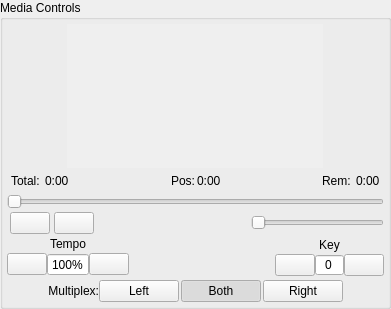
              <widget class="QGroupBox" name="cdgGroupBox">
               <property name="sizePolicy">
                <sizepolicy hsizetype="Preferred" vsizetype="Minimum">
                 <horstretch>0</horstretch>
                 <verstretch>0</verstretch>
                </sizepolicy>
               </property>
               <property name="baseSize">
                <size>
                 <width>256</width>
                 <height>216</height>
                </size>
               </property>
               <property name="title">
                <string>Media Controls</string>
               </property>
               <layout class="QVBoxLayout" name="verticalLayout_10">
                <property name="spacing">
                 <number>3</number>
                </property>
                <property name="leftMargin">
                 <number>4</number>
                </property>
                <property name="topMargin">
                 <number>4</number>
                </property>
                <property name="rightMargin">
                 <number>4</number>
                </property>
                <property name="bottomMargin">
                 <number>4</number>
                </property>
                <item>
                 <layout class="QHBoxLayout" name="horizontalLayout_24">
                  <property name="spacing">
                   <number>0</number>
                  </property>
                  <property name="bottomMargin">
                   <number>0</number>
                  </property>
                  <item>
                   <widget class="VideoDisplay" name="videoPreview" native="true">
                    <property name="sizePolicy">
                     <sizepolicy hsizetype="Fixed" vsizetype="Fixed">
                      <horstretch>0</horstretch>
                      <verstretch>0</verstretch>
                     </sizepolicy>
                    </property>
                    <property name="minimumSize">
                     <size>
                      <width>256</width>
                      <height>144</height>
                     </size>
                    </property>
                    <property name="autoFillBackground">
                     <bool>true</bool>
                    </property>
                    <layout class="QVBoxLayout" name="verticalLayout_16">
                     <property name="spacing">
                      <number>0</number>
                     </property>
                     <property name="leftMargin">
                      <number>0</number>
                     </property>
                     <property name="topMargin">
                      <number>0</number>
                     </property>
                     <property name="rightMargin">
                      <number>0</number>
                     </property>
                     <property name="bottomMargin">
                      <number>0</number>
                     </property>
                    </layout>
                   </widget>
                  </item>
                 </layout>
                </item>
                <item>
                 <layout class="QHBoxLayout" name="hlProgress">
                  <property name="leftMargin">
                   <number>4</number>
                  </property>
                  <property name="topMargin">
                   <number>0</number>
                  </property>
                  <property name="rightMargin">
                   <number>4</number>
                  </property>
                  <item>
                   <layout class="QHBoxLayout" name="horizontalLayout_16">
                    <property name="spacing">
                     <number>2</number>
                    </property>
                    <property name="topMargin">
                     <number>0</number>
                    </property>
                    <property name="rightMargin">
                     <number>0</number>
                    </property>
                    <item>
                     <widget class="QLabel" name="labelTotal">
                      <property name="sizePolicy">
                       <sizepolicy hsizetype="Minimum" vsizetype="Preferred">
                        <horstretch>0</horstretch>
                        <verstretch>0</verstretch>
                       </sizepolicy>
                      </property>
                      <property name="text">
                       <string>Total: </string>
                      </property>
                      <property name="scaledContents">
                       <bool>true</bool>
                      </property>
                      <property name="alignment">
                       <set>Qt::AlignLeading|Qt::AlignLeft|Qt::AlignVCenter</set>
                      </property>
                     </widget>
                    </item>
                    <item>
                     <widget class="QLabel" name="labelTotalTime">
                      <property name="text">
                       <string>0:00</string>
                      </property>
                      <property name="scaledContents">
                       <bool>true</bool>
                      </property>
                     </widget>
                    </item>
                   </layout>
                  </item>
                  <item>
                   <spacer name="horizontalSpacer_6">
                    <property name="orientation">
                     <enum>Qt::Horizontal</enum>
                    </property>
                    <property name="sizeHint" stdset="0">
                     <size>
                      <width>20</width>
                      <height>20</height>
                     </size>
                    </property>
                   </spacer>
                  </item>
                  <item>
                   <layout class="QHBoxLayout" name="horizontalLayout_17">
                    <property name="spacing">
                     <number>2</number>
                    </property>
                    <property name="topMargin">
                     <number>0</number>
                    </property>
                    <property name="rightMargin">
                     <number>0</number>
                    </property>
                    <item>
                     <widget class="QLabel" name="labelElapsed">
                      <property name="frameShape">
                       <enum>QFrame::NoFrame</enum>
                      </property>
                      <property name="frameShadow">
                       <enum>QFrame::Plain</enum>
                      </property>
                      <property name="text">
                       <string>Pos:</string>
                      </property>
                      <property name="scaledContents">
                       <bool>true</bool>
                      </property>
                      <property name="alignment">
                       <set>Qt::AlignLeading|Qt::AlignLeft|Qt::AlignVCenter</set>
                      </property>
                     </widget>
                    </item>
                    <item>
                     <widget class="QLabel" name="labelElapsedTime">
                      <property name="text">
                       <string>0:00</string>
                      </property>
                      <property name="scaledContents">
                       <bool>true</bool>
                      </property>
                     </widget>
                    </item>
                   </layout>
                  </item>
                  <item>
                   <spacer name="horizontalSpacer_7">
                    <property name="orientation">
                     <enum>Qt::Horizontal</enum>
                    </property>
                    <property name="sizeHint" stdset="0">
                     <size>
                      <width>20</width>
                      <height>20</height>
                     </size>
                    </property>
                   </spacer>
                  </item>
                  <item>
                   <layout class="QHBoxLayout" name="horizontalLayout_18">
                    <property name="spacing">
                     <number>2</number>
                    </property>
                    <property name="topMargin">
                     <number>0</number>
                    </property>
                    <property name="rightMargin">
                     <number>0</number>
                    </property>
                    <item>
                     <widget class="QLabel" name="labelRemain">
                      <property name="frameShape">
                       <enum>QFrame::NoFrame</enum>
                      </property>
                      <property name="text">
                       <string>Rem: </string>
                      </property>
                      <property name="scaledContents">
                       <bool>true</bool>
                      </property>
                      <property name="alignment">
                       <set>Qt::AlignLeading|Qt::AlignLeft|Qt::AlignVCenter</set>
                      </property>
                     </widget>
                    </item>
                    <item>
                     <widget class="QLabel" name="labelRemainTime">
                      <property name="text">
                       <string>0:00</string>
                      </property>
                      <property name="scaledContents">
                       <bool>true</bool>
                      </property>
                     </widget>
                    </item>
                   </layout>
                  </item>
                 </layout>
                </item>
                <item>
                 <widget class="QSlider" name="sliderProgress">
                  <property name="sizePolicy">
                   <sizepolicy hsizetype="Expanding" vsizetype="Fixed">
                    <horstretch>0</horstretch>
                    <verstretch>0</verstretch>
                   </sizepolicy>
                  </property>
                  <property name="maximumSize">
                   <size>
                    <width>16777215</width>
                    <height>16777215</height>
                   </size>
                  </property>
                  <property name="orientation">
                   <enum>Qt::Horizontal</enum>
                  </property>
                 </widget>
                </item>
                <item>
                 <widget class="QFrame" name="progressFrame_2">
                  <property name="sizePolicy">
                   <sizepolicy hsizetype="Expanding" vsizetype="Minimum">
                    <horstretch>0</horstretch>
                    <verstretch>0</verstretch>
                   </sizepolicy>
                  </property>
                  <property name="frameShape">
                   <enum>QFrame::NoFrame</enum>
                  </property>
                  <property name="frameShadow">
                   <enum>QFrame::Plain</enum>
                  </property>
                  <property name="lineWidth">
                   <number>0</number>
                  </property>
                  <layout class="QHBoxLayout" name="horizontalLayout_14">
                   <property name="spacing">
                    <number>4</number>
                   </property>
                   <property name="leftMargin">
                    <number>3</number>
                   </property>
                   <property name="topMargin">
                    <number>0</number>
                   </property>
                   <property name="rightMargin">
                    <number>0</number>
                   </property>
                   <property name="bottomMargin">
                    <number>0</number>
                   </property>
                   <item>
                    <widget class="QPushButton" name="buttonPause">
                     <property name="focusPolicy">
                      <enum>Qt::NoFocus</enum>
                     </property>
                     <property name="icon">
                      <iconset theme="media-playback-pause">
                       <normaloff>.</normaloff>.</iconset>
                     </property>
                     <property name="iconSize">
                      <size>
                       <width>26</width>
                       <height>26</height>
                      </size>
                     </property>
                     <property name="flat">
                      <bool>false</bool>
                     </property>
                    </widget>
                   </item>
                   <item>
                    <widget class="QPushButton" name="buttonStop">
                     <property name="focusPolicy">
                      <enum>Qt::NoFocus</enum>
                     </property>
                     <property name="icon">
                      <iconset theme="media-playback-stop">
                       <normaloff>.</normaloff>.</iconset>
                     </property>
                     <property name="iconSize">
                      <size>
                       <width>26</width>
                       <height>26</height>
                      </size>
                     </property>
                     <property name="flat">
                      <bool>false</bool>
                     </property>
                    </widget>
                   </item>
                   <item>
                    <spacer name="horizontalSpacer_14">
                     <property name="orientation">
                      <enum>Qt::Horizontal</enum>
                     </property>
                     <property name="sizeHint" stdset="0">
                      <size>
                       <width>40</width>
                       <height>20</height>
                      </size>
                     </property>
                    </spacer>
                   </item>
                   <item>
                    <widget class="QLabel" name="labelVolume">
                     <property name="sizePolicy">
                      <sizepolicy hsizetype="Fixed" vsizetype="Fixed">
                       <horstretch>0</horstretch>
                       <verstretch>0</verstretch>
                      </sizepolicy>
                     </property>
                     <property name="minimumSize">
                      <size>
                       <width>16</width>
                       <height>16</height>
                      </size>
                     </property>
                     <property name="baseSize">
                      <size>
                       <width>16</width>
                       <height>16</height>
                      </size>
                     </property>
                     <property name="text">
                      <string />
                     </property>
                     <property name="pixmap">
                      <pixmap resource="resources.qrc">:/theme/Icons/okjbreeze/actions/16/player-volume.svg</pixmap>
                     </property>
                     <property name="scaledContents">
                      <bool>true</bool>
                     </property>
                     <property name="alignment">
                      <set>Qt::AlignRight|Qt::AlignTrailing|Qt::AlignVCenter</set>
                     </property>
                    </widget>
                   </item>
                   <item>
                    <widget class="VolSlider" name="sliderVolume">
                     <property name="sizePolicy">
                      <sizepolicy hsizetype="Expanding" vsizetype="Preferred">
                       <horstretch>0</horstretch>
                       <verstretch>0</verstretch>
                      </sizepolicy>
                     </property>
                     <property name="minimumSize">
                      <size>
                       <width>80</width>
                       <height>0</height>
                      </size>
                     </property>
                     <property name="maximumSize">
                      <size>
                       <width>16777215</width>
                       <height>16777215</height>
                      </size>
                     </property>
                     <property name="focusPolicy">
                      <enum>Qt::NoFocus</enum>
                     </property>
                     <property name="toolTip">
                      <string>Volume Control</string>
                     </property>
                     <property name="tracking">
                      <bool>true</bool>
                     </property>
                     <property name="orientation">
                      <enum>Qt::Horizontal</enum>
                     </property>
                    </widget>
                   </item>
                  </layout>
                 </widget>
                </item>
                <item>
                 <layout class="QHBoxLayout" name="horizontalLayout_27">
                  <property name="spacing">
                   <number>0</number>
                  </property>
                  <property name="topMargin">
                   <number>0</number>
                  </property>
                  <item>
                   <layout class="QVBoxLayout" name="verticalLayout_2">
                    <property name="spacing">
                     <number>2</number>
                    </property>
                    <property name="topMargin">
                     <number>0</number>
                    </property>
                    <item>
                     <widget class="QLabel" name="lblTempo">
                      <property name="text">
                       <string>Tempo</string>
                      </property>
                      <property name="alignment">
                       <set>Qt::AlignBottom|Qt::AlignHCenter</set>
                      </property>
                     </widget>
                    </item>
                    <item>
                     <layout class="QHBoxLayout" name="horizontalLayout_28">
                      <property name="spacing">
                       <number>0</number>
                      </property>
                      <property name="topMargin">
                       <number>0</number>
                      </property>
                      <item>
                       <widget class="QPushButton" name="pushButtonTempoDn">
                        <property name="text">
                         <string />
                        </property>
                        <property name="icon">
                         <iconset theme="downindicator">
                          <normaloff>.</normaloff>.</iconset>
                        </property>
                        <property name="iconSize">
                         <size>
                          <width>26</width>
                          <height>26</height>
                         </size>
                        </property>
                       </widget>
                      </item>
                      <item>
                       <widget class="QSpinBox" name="spinBoxTempo">
                        <property name="focusPolicy">
                         <enum>Qt::NoFocus</enum>
                        </property>
                        <property name="readOnly">
                         <bool>true</bool>
                        </property>
                        <property name="buttonSymbols">
                         <enum>QAbstractSpinBox::NoButtons</enum>
                        </property>
                        <property name="suffix">
                         <string>%</string>
                        </property>
                        <property name="prefix">
                         <string />
                        </property>
                        <property name="maximum">
                         <number>200</number>
                        </property>
                        <property name="value">
                         <number>100</number>
                        </property>
                       </widget>
                      </item>
                      <item>
                       <widget class="QPushButton" name="pushButtonTempoUp">
                        <property name="text">
                         <string />
                        </property>
                        <property name="icon">
                         <iconset theme="upindicator">
                          <normaloff>.</normaloff>.</iconset>
                        </property>
                        <property name="iconSize">
                         <size>
                          <width>26</width>
                          <height>26</height>
                         </size>
                        </property>
                       </widget>
                      </item>
                     </layout>
                    </item>
                   </layout>
                  </item>
                  <item>
                   <spacer name="horizontalSpacer_17">
                    <property name="orientation">
                     <enum>Qt::Horizontal</enum>
                    </property>
                    <property name="sizeHint" stdset="0">
                     <size>
                      <width>40</width>
                      <height>20</height>
                     </size>
                    </property>
                   </spacer>
                  </item>
                  <item>
                   <layout class="QVBoxLayout" name="verticalLayout_18">
                    <property name="spacing">
                     <number>2</number>
                    </property>
                    <item>
                     <widget class="QLabel" name="lblKey">
                      <property name="text">
                       <string>Key</string>
                      </property>
                      <property name="alignment">
                       <set>Qt::AlignBottom|Qt::AlignHCenter</set>
                      </property>
                     </widget>
                    </item>
                    <item>
                     <layout class="QHBoxLayout" name="horizontalLayout_29">
                      <property name="spacing">
                       <number>0</number>
                      </property>
                      <property name="topMargin">
                       <number>0</number>
                      </property>
                      <item>
                       <widget class="QPushButton" name="pushButtonKeyDn">
                        <property name="text">
                         <string />
                        </property>
                        <property name="icon">
                         <iconset theme="downindicator">
                          <normaloff>.</normaloff>.</iconset>
                        </property>
                        <property name="iconSize">
                         <size>
                          <width>26</width>
                          <height>26</height>
                         </size>
                        </property>
                       </widget>
                      </item>
                      <item>
                       <widget class="QSpinBox" name="spinBoxKey">
                        <property name="minimumSize">
                         <size>
                          <width>0</width>
                          <height>10</height>
                         </size>
                        </property>
                        <property name="focusPolicy">
                         <enum>Qt::NoFocus</enum>
                        </property>
                        <property name="frame">
                         <bool>true</bool>
                        </property>
                        <property name="alignment">
                         <set>Qt::AlignCenter</set>
                        </property>
                        <property name="readOnly">
                         <bool>false</bool>
                        </property>
                        <property name="buttonSymbols">
                         <enum>QAbstractSpinBox::NoButtons</enum>
                        </property>
                        <property name="keyboardTracking">
                         <bool>false</bool>
                        </property>
                        <property name="prefix">
                         <string />
                        </property>
                        <property name="minimum">
                         <number>-12</number>
                        </property>
                        <property name="maximum">
                         <number>12</number>
                        </property>
                       </widget>
                      </item>
                      <item>
                       <widget class="QPushButton" name="pushButtonKeyUp">
                        <property name="text">
                         <string />
                        </property>
                        <property name="icon">
                         <iconset theme="upindicator">
                          <normaloff>.</normaloff>.</iconset>
                        </property>
                        <property name="iconSize">
                         <size>
                          <width>26</width>
                          <height>26</height>
                         </size>
                        </property>
                       </widget>
                      </item>
                     </layout>
                    </item>
                   </layout>
                  </item>
                 </layout>
                </item>
                <item>
                 <widget class="QWidget" name="widgetMplxControls" native="true">
                  <layout class="QHBoxLayout" name="horizontalLayoutMplx">
                   <property name="spacing">
                    <number>0</number>
                   </property>
                   <property name="sizeConstraint">
                    <enum>QLayout::SetNoConstraint</enum>
                   </property>
                   <property name="leftMargin">
                    <number>1</number>
                   </property>
                   <property name="topMargin">
                    <number>1</number>
                   </property>
                   <property name="rightMargin">
                    <number>1</number>
                   </property>
                   <property name="bottomMargin">
                    <number>0</number>
                   </property>
                   <item>
                    <spacer name="horizontalSpacer_15">
                     <property name="orientation">
                      <enum>Qt::Horizontal</enum>
                     </property>
                     <property name="sizeHint" stdset="0">
                      <size>
                       <width>40</width>
                       <height>20</height>
                      </size>
                     </property>
                    </spacer>
                   </item>
                   <item>
                    <widget class="QLabel" name="labelMplxControls">
                     <property name="sizePolicy">
                      <sizepolicy hsizetype="Expanding" vsizetype="Preferred">
                       <horstretch>0</horstretch>
                       <verstretch>0</verstretch>
                      </sizepolicy>
                     </property>
                     <property name="text">
                      <string>Multiplex:</string>
                     </property>
                     <property name="alignment">
                      <set>Qt::AlignRight|Qt::AlignTrailing|Qt::AlignVCenter</set>
                     </property>
                    </widget>
                   </item>
                   <item>
                    <layout class="QGridLayout" name="gridLayout">
                     <property name="horizontalSpacing">
                      <number>2</number>
                     </property>
                     <property name="verticalSpacing">
                      <number>0</number>
                     </property>
                     <item row="0" column="0">
                      <widget class="QPushButton" name="pushButtonMplxLeft">
                       <property name="text">
                        <string>Left</string>
                       </property>
                       <property name="checkable">
                        <bool>true</bool>
                       </property>
                       <property name="checked">
                        <bool>false</bool>
                       </property>
                       <property name="autoExclusive">
                        <bool>true</bool>
                       </property>
                      </widget>
                     </item>
                     <item row="0" column="1">
                      <widget class="QPushButton" name="pushButtonMplxBoth">
                       <property name="text">
                        <string>Both</string>
                       </property>
                       <property name="checkable">
                        <bool>true</bool>
                       </property>
                       <property name="checked">
                        <bool>true</bool>
                       </property>
                       <property name="autoExclusive">
                        <bool>true</bool>
                       </property>
                      </widget>
                     </item>
                     <item row="0" column="2">
                      <widget class="QPushButton" name="pushButtonMplxRight">
                       <property name="text">
                        <string>Right</string>
                       </property>
                       <property name="checkable">
                        <bool>true</bool>
                       </property>
                       <property name="autoExclusive">
                        <bool>true</bool>
                       </property>
                      </widget>
                     </item>
                    </layout>
                   </item>
                   <item>
                    <spacer name="horizontalSpacer_16">
                     <property name="orientation">
                      <enum>Qt::Horizontal</enum>
                     </property>
                     <property name="sizeHint" stdset="0">
                      <size>
                       <width>40</width>
                       <height>20</height>
                      </size>
                     </property>
                    </spacer>
                   </item>
                  </layout>
                 </widget>
                </item>
               </layout>
              </widget>
